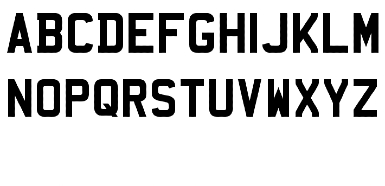
#> input picture templates/template_letras_brasileira.jpg, 385 x 186 px
$ python -i segmentarCaracteres.py   (imports and definitions only)
#> lines starting #> are read from the running program, lines starting #| are printed output that depends on the picture; after the words box and inside, x2 and y2 are one past the last pixel; in counts of white or black regions, pixels touching at a corner belong together
#> further down, picture is the input picture: shape (186, 385, 3); mean B, G, R 203.9, 203.9, 203.9
import cv2

def binarizar(img):
  return cv2.adaptiveThreshold(img, 255, cv2.ADAPTIVE_THRESH_GAUSSIAN_C, cv2.THRESH_BINARY, 11, 8)

def rgbToGray(img):
  return cv2.cvtColor(img, cv2.COLOR_BGR2GRAY)

def projecaoHorizontal(img, width, height):
  lista = []
  for y in range(height):
    countV = 0
    for x in range(width):
      if img[y][x] == 0:
        countV += 1
    lista.append(countV)
  return lista

def projecaoVertical(img, width, height):
  lista = []
  for x in range(width):
    countH = 0
    for y in range(height):
      if img[y][x] == 0:
        countH += 1
    countH = 0 if countH < 3 else countH
    lista.append(countH)
  return lista

def minimosLocais(vetor):
	lista = []
	status = False
	for i in range (len(vetor)-1):
		if vetor[i+1] > 1 and not status:
			lista.append(i)
			status = True

		if vetor[i+1] < 1 and status:
			lista.append(i+1)
			status = False
	return lista

def minimos(vetor):
  lista = []
  for i in range(1, len(vetor) - 1):  #loop do inicio pro fim
    if vetor[i] <= vetor[i+1]:
      lista.append(i)
      break
  for i in range(len(vetor)-1, 1, -1):  #loop do fim pro começo
    if vetor[i] <= vetor[i-1]:
      lista.append(i)
      break
  return lista

def bounding_box(img, pontos_x, pontos_y):
  for i in range(0, len(pontos_x) - 1, 2):
    x = pontos_x[i]
    w = pontos_x[i+1]
    y = pontos_y[0]
    h = pontos_y[1]
    cv2.rectangle(img, (x, y), (w, h), (0, 255, 0), 1)
  return img

def eliminarFalsoCaracteres(img, pontos_x):
  for i in range(0, len(pontos_x)-1, 2):
    imgCopy = img.copy()
    imgCopy = imgCopy[:,pontos_x[i]:pontos_x[i+1]]
    height, width = imgCopy.shape
    lista_projecao_h = projecaoHorizontal(imgCopy, width, height)
    if sum(lista_projecao_h) < 40:
      pontos_x[i] = -1
      pontos_x[i+1] = -1
  pontos_x = [x for x in pontos_x if x != -1]
  return pontos_x

def separarCaracteres(pontos_x):
  for i in range(0, len(pontos_x)-1, 2):
    if (pontos_x[i+1]-pontos_x[i]) > 30: #corta no meio o que é muito grande
      e = int((pontos_x[i] + pontos_x[i + 1]) / 2)
      pontos_x.append(e)
      pontos_x.append(e+1)
  pontos_x.sort()
  return pontos_x

def eliminarSegmentosExcedentes(pontos_x, width):
  if len(pontos_x) > 14:
    inicio = [x for x in pontos_x if x <= int(width / 2)]   #segmentos da primeira metade da placa
    fim = [x for x in pontos_x if x > int(width / 2)]       #segmentos da segunda metade da placa
    #se ambas as listas de segmentos estiverem com numero par de pontos, tira um da primeira metade e coloca na segunda metade
    if len(inicio) % 2 and len(fim) % 2:
      fim.insert(0, inicio.pop())

    #se a primeira metade tiver mais que 6 pontos, tirar os excedentes no inicio
    if len(inicio) > 6:
      dif = len(inicio) - 6
      del pontos_x[:dif]

    #se a segunda metade tiver mais que 8 pontos, tirar os excedentes no fim
    if len(fim) > 8:
      dif = len(fim) - 8
      del pontos_x[-dif:]
  return pontos_x


def segmenta(img, show = False):
#> called with show = False
  img_original = cv2.resize(img.copy(), (180, 60))
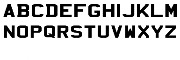
#> img_original: shape (60, 180, 3); mean B, G, R 203.2, 203.2, 203.2
  img = rgbToGray(img)
  img = cv2.resize(img, (180, 60))
  height, width = img.shape
#> height = 60; width = 180
  topo = int(height * 0.3)                                    #tamanho da sarjeta da placa
#> topo = 18
  height -= topo
#> height = 42
  img = img[topo:, :]                                         #cortando a sarjeta da imagem
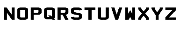
#> img: shape (42, 180); min 0, max 255, mean 218.8
  img_binaria = binarizar(img)
#> in binarizar, `return cv2.adaptiveThreshold(img, 255, cv2.ADAPTIVE_THRESH_GAUSSIAN_C,..`:
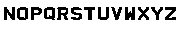
#> returned value: shape (42, 180); 85% white; 13 black regions, largest, box (x1, y1, x2, y2) and area: (125, 7, 135, 20) 104, (4, 7, 15, 20) 101, (57, 7, 68, 20) 97
  img_binaria[:, 0] = 255
  img_binaria[:, -1] = 255

  lista_projecao_h = projecaoHorizontal(img_binaria, width, height)
#> lista_projecao_h = 42 values, max 117 at index 9, min 0 at index 0, mean 27.07
  mins_h = minimos(lista_projecao_h)                            #pegar picos minimos
#> the loop in minimos, `for i in range(1, len(vetor) - 1):` made 1 pass
#> after the loop in minimos, `for i in range(1, len(vetor) - 1):`: lista = [1]
#> the loop in minimos, `for i in range(len(vetor)-1, 1, -1):` made 1 pass
#> i on pass 1: 41
#> after the loop in minimos, `for i in range(len(vetor)-1, 1, -1):`: lista = [1, 41]
#> mins_h = [1, 41]
  img_binaria = img_binaria[mins_h[0] : mins_h[1], :]           #cortar partes brancas acima e abaixo
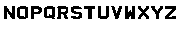
#> img_binaria: shape (40, 180); 84.2% white; 13 black regions, largest, box (x1, y1, x2, y2) and area: (125, 6, 135, 19) 104, (4, 6, 15, 19) 101, (57, 6, 68, 19) 97
  height, width = img_binaria.shape       #pegar novos tamanhos da imagem
#> height = 40

  lista_projecao_v = projecaoVertical(img_binaria, width, height)
#> lista_projecao_v = 180 values, max 13 at index 4, min 0 at index 0, mean 6.3
  mins_v = minimosLocais(lista_projecao_v)  #pontos em x de cada segmento
#> the loop in minimosLocais, `for i in range (len(vetor)-1):` made 179 passes
#> status on passes 4, 15, 17, 28, 31, 42, 44, 55, 57, 68, 71, 82: True, False, True, False, True, False, True, False, True, False, True, False
#> after the loop in minimosLocais, `for i in range (len(vetor)-1):`: lista = 26 values from 3 to 176; status = False
#> mins_v = 26 values from 3 to 176

  #Tratamento da segmentação
  mins_v = eliminarFalsoCaracteres(img_binaria, mins_v)
#> the loop in eliminarFalsoCaracteres, `for i in range(0, len(pontos_x)-1, 2):` made 13 passes
#> (i, width) on passes 3 to 13: (4, 12), (6, 12), (8, 12), (10, 12), (12, 12), (14, 12), (16, 11), (18, 11), (20, 12), (22, 12), (24, 12)
#> width on passes 1 to 2: 12, 12
  mins_v = separarCaracteres(mins_v)
#> the loop in separarCaracteres, `for i in range(0, len(pontos_x)-1, 2):` made 13 passes
#> i on passes 3 to 13: 4, 6, 8, 10, 12, 14, 16, 18, 20, 22, 24
  mins_v = eliminarSegmentosExcedentes(mins_v, width)
#> in eliminarSegmentosExcedentes, `inicio = [x for x in pontos_x if x <= int(width / 2)]`: inicio = [3, 15, 16, 28, 30, 42, 43, 55, 56, 68, 70, 82, 83]
#> in eliminarSegmentosExcedentes, `fim = [x for x in pontos_x if x > int(width / 2)]`: fim = [95, 97, 109, 111, 122, 124, 135, 137, 149, 151, 163, 164, 176]
#> in eliminarSegmentosExcedentes, `dif = len(inicio) - 6`: dif = 6
#> mins_v = [43, 55, 56, 68, 70, 82, 83, 95, 97, 109, 111, 122, 124, 135]

  mins_h = list(map(lambda x: x + topo, mins_h))  #somar valor do topo que foi retirado
#> mins_h = [19, 59]

  if show:
    img_boxes = bounding_box(img_original.copy(), mins_v, mins_h)   #adicionar bounding boxes na imagem
    # Mostrar imagem original com bounding boxes
    cv2.imshow("Image", img_boxes)
    cv2.waitKey()

  segmentos = []

  for i in range(0, len(mins_v)-1, 2):
    segmento = img_original[mins_h[0]:mins_h[1], mins_v[i]:mins_v[i+1]]
    segmentos.append(segmento)
#> this loop made 7 passes
#> after the loop, segmentos = 7 items

  return segmentos

>>> import cv2
>>> picture = cv2.imread('templates/template_letras_brasileira.jpg')
>>> result = segmenta(picture)
#> result = 7 items

$ run again, on templates/template_letras_mercosul.jpg
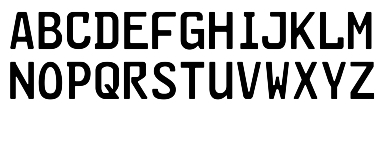
#> input picture templates/template_letras_mercosul.jpg, 384 x 162 px
#> picture is the input picture: shape (162, 384, 3); min 0, max 255, mean 206.9
#> in binarizar, `return cv2.adaptiveThreshold(img, 255, cv2.ADAPTIVE_THRESH_GAUSSIAN_C,..`:
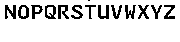
#> returned value: shape (42, 180); 86.1% white; black in thin lines or dots, all inside (x1, y1, x2, y2) = (5, 0, 175, 19)
#> in segmenta, `lista_projecao_h = projecaoHorizontal(img_binaria, width, height)`: lista_projecao_h = 42 values, max 103 at index 6, min 0 at index 1, mean 25.07
#> the loop in minimos, `for i in range(1, len(vetor) - 1):` made 1 pass
#> after the loop in minimos, `for i in range(1, len(vetor) - 1):`: lista = [1]
#> the loop in minimos, `for i in range(len(vetor)-1, 1, -1):` made 1 pass
#> i on pass 1: 41
#> after the loop in minimos, `for i in range(len(vetor)-1, 1, -1):`: lista = [1, 41]
#> in segmenta, `img_binaria = img_binaria[mins_h[0] : mins_h[1], :]`:
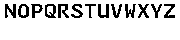
#> img_binaria: shape (40, 180); 85.4% white; black in thin lines or dots, all inside (x1, y1, x2, y2) = (5, 4, 175, 18)
#> lista_projecao_v = 180 values, max 14 at index 5, min 0 at index 0, mean 5.63
#> the loop in minimosLocais, `for i in range (len(vetor)-1):` made 179 passes
#> status on passes 5, 16, 18, 29, 32, 42, 45, 56: True, False, True, False, True, False, True, False
#> after the loop in minimosLocais, `for i in range (len(vetor)-1):`: lista = 30 values from 4 to 175; status = False
#> in segmenta, `mins_v = minimosLocais(lista_projecao_v)`: mins_v = 30 values from 4 to 175
#> the loop in eliminarFalsoCaracteres, `for i in range(0, len(pontos_x)-1, 2):` made 15 passes
#> (i, width) on passes 3 to 10: (4, 11), (6, 12), (8, 4), (10, 7), (12, 11), (14, 4), (16, 7), (18, 4)
#> after the loop in eliminarFalsoCaracteres, `for i in range(0, len(pontos_x)-1, 2):`: pontos_x = 30 values, max 175 at index 29, min -1 at index 14, mean 82.67
#> in eliminarFalsoCaracteres, `pontos_x = [x for x in pontos_x if x != -1]`: pontos_x = 28 values from 4 to 175
#> the loop in separarCaracteres, `for i in range(0, len(pontos_x)-1, 2):` made 14 passes
#> i on passes 3 to 10: 4, 6, 8, 10, 12, 14, 16, 18
#> inicio = [4, 16, 17, 29, 31, 42, 44, 56, 57, 61, 61, 68, 71, 82]
#> fim = [97, 104, 105, 109, 111, 122, 124, 135, 137, 149, 151, 161, 163, 175]
#> in eliminarSegmentosExcedentes, `dif = len(inicio) - 6`: dif = 8
#> in eliminarSegmentosExcedentes, `dif = len(fim) - 8`: dif = 6
#> in segmenta, `mins_v = eliminarSegmentosExcedentes(mins_v, width)`: mins_v = [57, 61, 61, 68, 71, 82, 97, 104, 105, 109, 111, 122, 124, 135]
#> in segmenta, `mins_h = list(map(lambda x: x + topo, mins_h))`: mins_h = [19, 59]
#> the loop in segmenta, `for i in range(0, len(mins_v)-1, 2):` made 7 passes
#> after the loop in segmenta, `for i in range(0, len(mins_v)-1, 2):`: segmentos = 7 items

$ run again, on templates/template_numeros_brasileira.jpg
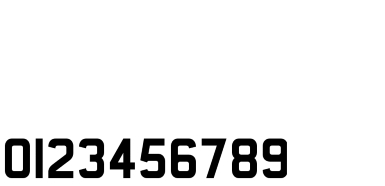
#> input picture templates/template_numeros_brasileira.jpg, 385 x 186 px
#> picture is the input picture: shape (186, 385, 3); min 0, max 255, mean 234.7
#> in binarizar, `return cv2.adaptiveThreshold(img, 255, cv2.ADAPTIVE_THRESH_GAUSSIAN_C,..`:
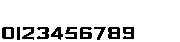
#> returned value: shape (42, 180); 88.9% white; 10 black regions, largest, box (x1, y1, x2, y2) and area: (108, 27, 120, 39) 109, (80, 27, 92, 39) 101, (2, 27, 14, 39) 100
#> in segmenta, `lista_projecao_h = projecaoHorizontal(img_binaria, width, height)`: lista_projecao_h = 42 values, max 99 at index 28, min 0 at index 0, mean 19.93
#> the loop in minimos, `for i in range(1, len(vetor) - 1):` made 1 pass
#> after the loop in minimos, `for i in range(1, len(vetor) - 1):`: lista = [1]
#> the loop in minimos, `for i in range(len(vetor)-1, 1, -1):` made 1 pass
#> i on pass 1: 41
#> after the loop in minimos, `for i in range(len(vetor)-1, 1, -1):`: lista = [1, 41]
#> in segmenta, `img_binaria = img_binaria[mins_h[0] : mins_h[1], :]`:
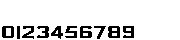
#> img_binaria: shape (40, 180); 88.4% white; 10 black regions, largest, box (x1, y1, x2, y2) and area: (108, 26, 120, 38) 109, (80, 26, 92, 38) 101, (2, 26, 14, 38) 100
#> lista_projecao_v = 180 values, max 13 at index 17, min 0 at index 0, mean 4.59
#> the loop in minimosLocais, `for i in range (len(vetor)-1):` made 179 passes
#> status on passes 2, 14, 17, 20, 23, 34, 37, 49: True, False, True, False, True, False, True, False
#> after the loop in minimosLocais, `for i in range (len(vetor)-1):`: lista = [1, 14, 16, 20, 22, 34, 36, 49, 50, 63, 65, 77, 79, 92, 96, 105, 107, 120, 122, 134]; status = False
#> in segmenta, `mins_v = minimosLocais(lista_projecao_v)`: mins_v has the same summary as lista in minimosLocais
#> the loop in eliminarFalsoCaracteres, `for i in range(0, len(pontos_x)-1, 2):` made 10 passes
#> (i, width) on passes 3 to 10: (4, 12), (6, 13), (8, 13), (10, 12), (12, 13), (14, 9), (16, 13), (18, 12)
#> after the loop in eliminarFalsoCaracteres, `for i in range(0, len(pontos_x)-1, 2):`: pontos_x = [1, 14, -1, -1, 22, 34, 36, 49, 50, 63, 65, 77, 79, 92, 96, 105, 107, 120, 122, 134]
#> in eliminarFalsoCaracteres, `pontos_x = [x for x in pontos_x if x != -1]`: pontos_x = [1, 14, 22, 34, 36, 49, 50, 63, 65, 77, 79, 92, 96, 105, 107, 120, 122, 134]
#> in segmenta, `mins_v = eliminarFalsoCaracteres(img_binaria, mins_v)`: mins_v has the same summary as pontos_x in eliminarFalsoCaracteres
#> the loop in separarCaracteres, `for i in range(0, len(pontos_x)-1, 2):` made 9 passes
#> i on passes 3 to 9: 4, 6, 8, 10, 12, 14, 16
#> inicio = [1, 14, 22, 34, 36, 49, 50, 63, 65, 77, 79]
#> fim = [92, 96, 105, 107, 120, 122, 134]
#> dif = 4
#> in segmenta, `mins_v = eliminarSegmentosExcedentes(mins_v, width)`: mins_v = [36, 49, 50, 63, 65, 77, 79, 92, 96, 105, 107, 120, 122, 134]
#> in segmenta, `mins_h = list(map(lambda x: x + topo, mins_h))`: mins_h = [19, 59]
#> the loop in segmenta, `for i in range(0, len(mins_v)-1, 2):` made 7 passes
#> after the loop in segmenta, `for i in range(0, len(mins_v)-1, 2):`: segmentos = 7 items

$ run again, on templates/template_numeros_mercosul.jpg
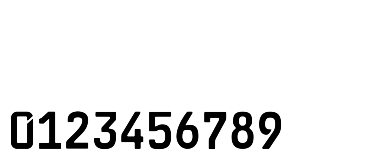
#> input picture templates/template_numeros_mercosul.jpg, 384 x 162 px
#> picture is the input picture: shape (162, 384, 3); min 0, max 255, mean 237.4
#> in binarizar, `return cv2.adaptiveThreshold(img, 255, cv2.ADAPTIVE_THRESH_GAUSSIAN_C,..`:
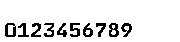
#> returned value: shape (42, 180); 89.7% white; black in thin lines or dots, all inside (x1, y1, x2, y2) = (5, 23, 132, 37)
#> in segmenta, `lista_projecao_h = projecaoHorizontal(img_binaria, width, height)`: lista_projecao_h = 42 values, max 79 at index 35, min 0 at index 0, mean 18.5
#> the loop in minimos, `for i in range(1, len(vetor) - 1):` made 1 pass
#> after the loop in minimos, `for i in range(1, len(vetor) - 1):`: lista = [1]
#> the loop in minimos, `for i in range(len(vetor)-1, 1, -1):` made 1 pass
#> i on pass 1: 41
#> after the loop in minimos, `for i in range(len(vetor)-1, 1, -1):`: lista = [1, 41]
#> in segmenta, `img_binaria = img_binaria[mins_h[0] : mins_h[1], :]`:
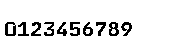
#> img_binaria: shape (40, 180); 89.2% white; black in thin lines or dots, all inside (x1, y1, x2, y2) = (5, 22, 132, 36)
#> lista_projecao_v = 180 values, max 14 at index 7, min 0 at index 0, mean 4.27
#> the loop in minimosLocais, `for i in range (len(vetor)-1):` made 179 passes
#> status on passes 5, 16, 18, 26, 31, 41, 44, 54: True, False, True, False, True, False, True, False
#> after the loop in minimosLocais, `for i in range (len(vetor)-1):`: lista = [4, 16, 17, 26, 30, 41, 43, 54, 56, 67, 69, 80, 82, 93, 95, 106, 108, 119, 121, 132]; status = False
#> in segmenta, `mins_v = minimosLocais(lista_projecao_v)`: mins_v has the same summary as lista in minimosLocais
#> the loop in eliminarFalsoCaracteres, `for i in range(0, len(pontos_x)-1, 2):` made 10 passes
#> (i, width) on passes 3 to 10: (4, 11), (6, 11), (8, 11), (10, 11), (12, 11), (14, 11), (16, 11), (18, 11)
#> after the loop in eliminarFalsoCaracteres, `for i in range(0, len(pontos_x)-1, 2):`: pontos_x has the same summary as lista in minimosLocais
#> the loop in separarCaracteres, `for i in range(0, len(pontos_x)-1, 2):` made 10 passes
#> i on passes 3 to 10: 4, 6, 8, 10, 12, 14, 16, 18
#> after the loop in separarCaracteres, `for i in range(0, len(pontos_x)-1, 2):`: pontos_x has the same summary as lista in minimosLocais
#> inicio = [4, 16, 17, 26, 30, 41, 43, 54, 56, 67, 69, 80, 82]
#> fim = [93, 95, 106, 108, 119, 121, 132]
#> dif = 6
#> in segmenta, `mins_v = eliminarSegmentosExcedentes(mins_v, width)`: mins_v = [43, 54, 56, 67, 69, 80, 82, 93, 95, 106, 108, 119, 121, 132]
#> in segmenta, `mins_h = list(map(lambda x: x + topo, mins_h))`: mins_h = [19, 59]
#> the loop in segmenta, `for i in range(0, len(mins_v)-1, 2):` made 7 passes
#> after the loop in segmenta, `for i in range(0, len(mins_v)-1, 2):`: segmentos = 7 items
